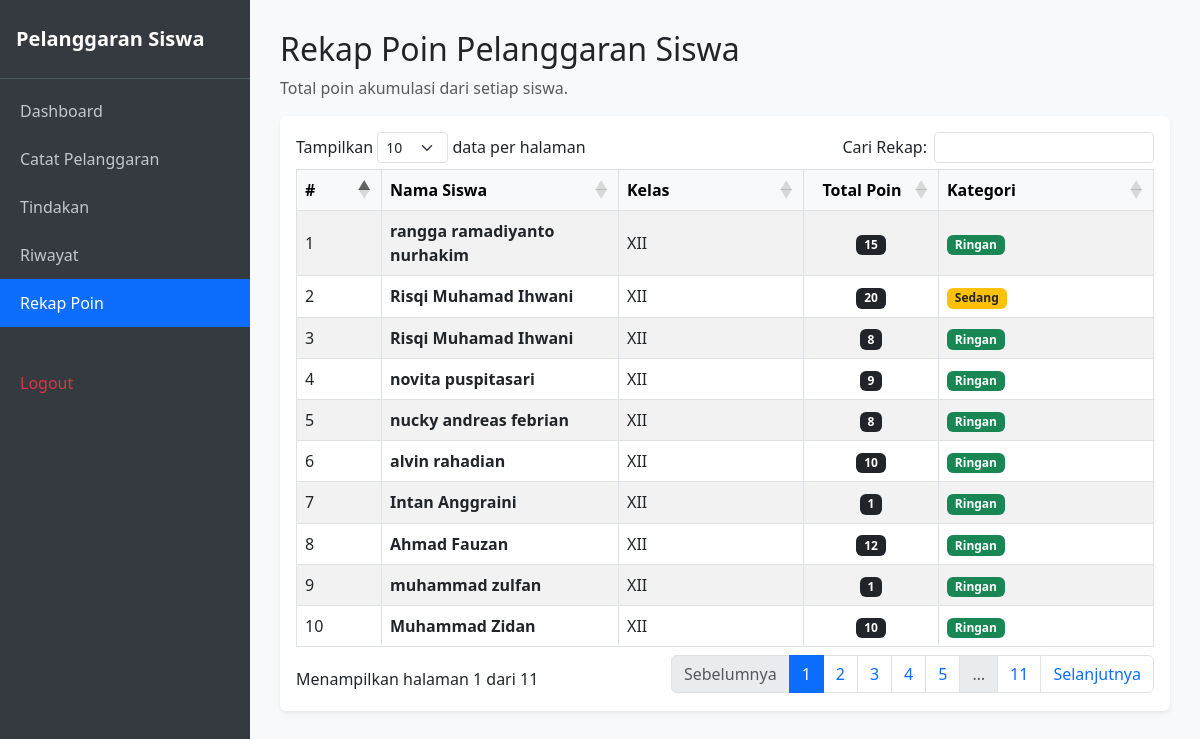
Page /rekap_poin.php (signed in) on the committed database.
### tables this page shows
CREATE TABLE `t_pelanggaran` (
  `id` int(11) NOT NULL,
  `pelanggaran_kategori_id` int(11) DEFAULT NULL,
  `kode` varchar(30) DEFAULT NULL,
  `nama` varchar(150) DEFAULT NULL,
  `poin` int(11) NOT NULL,
  `deskripsi` text NOT NULL,
  `status_aktif` tinyint(1) NOT NULL,
  `created_at` timestamp NOT NULL DEFAULT current_timestamp(),
  `updated_at` timestamp NOT NULL DEFAULT current_timestamp(),
  `id_t_siswa` int(11) NOT NULL,
  `pelanggaran` varchar(255) NOT NULL,
  `tanggal` date DEFAULT NULL,
  `status_tindakan` varchar(100) NOT NULL DEFAULT 'Perlu Tindakan'
);

CREATE TABLE `t_siswa` (
  `id` int(11) NOT NULL,
  `nis` varchar(30) DEFAULT NULL,
  `nisn` varchar(20) NOT NULL,
  `nama` varchar(150) DEFAULT NULL,
  `jenis_kelamin` char(1) NOT NULL,
  `tanggal_lahir` date NOT NULL,
  `alamat` text NOT NULL,
  `status_aktif` tinyint(1) NOT NULL,
  `created_at` timestamp NOT NULL DEFAULT current_timestamp(),
  `updated_at` timestamp NOT NULL DEFAULT current_timestamp()
);

### rekap_poin.php (the view, shortened to what this page needs)
<?php
include 'config/koneksi.php';
$data_siswa = [];
$q_all_siswa = mysqli_query($koneksi, "SELECT * FROM t_siswa ORDER BY id DESC");
if ($q_all_siswa) {
    while ($s = mysqli_fetch_assoc($q_all_siswa)) {
        $data_siswa[] = $s;
    }
}
?>
<!DOCTYPE html>
<html lang="id">
<head>
    <link href="https://cdn.jsdelivr.net/npm/bootstrap@5.3.0/dist/css/bootstrap.min.css" rel="stylesheet">
    <link rel="stylesheet" href="https://cdn.datatables.net/1.13.6/css/dataTables.bootstrap5.min.css">
</head>
<body>
    <div class="sidebar">
        <div class="brand">Pelanggaran Siswa</div>
        <div class="nav flex-column mt-2">
            <a href="dashboard_guru.php">Dashboard</a>
            <a href="catat_pelanggaran.php">Catat Pelanggaran</a>
            <a href="tindakan.php">Tindakan</a>
            <a href="riwayat.php">Riwayat</a>
            <a href="rekap_poin.php" class="active">Rekap Poin</a>
            <a href="logout.php" class="text-danger">Logout</a>
        </div>
    </div>
    <div class="content">
        <h2>Rekap Poin Pelanggaran Siswa</h2>
        <p class="text-muted">Total poin akumulasi dari setiap siswa.</p>
        <div class="card p-3 shadow-sm border-0">
            <div class="table-responsive">
                <table id="tabelRekapPoin" class="table table-bordered table-striped align-middle mb-0" style="width:100%">
                    <thead class="table-light">
                        <tr>
                            <th style="width: 50px;">#</th>
                            <th>Nama Siswa</th>
                            <th style="width: 150px;">Kelas</th>
                            <th style="width: 100px;" class="text-center">Total Poin</th>
                            <th style="width: 180px;">Kategori</th>
                        </tr>
                    </thead>
                    <tbody>
                        <?php
                        $query = "SELECT * FROM t_pelanggaran ORDER BY id DESC";
                        $result = mysqli_query($koneksi, $query);
                        if ($result && mysqli_num_rows($result) > 0) {
                            $index = 0;
                            while ($row = mysqli_fetch_assoc($result)) {
                                $id_s = $row['id_t_siswa'] ?? $row['id_siswa'] ?? $row['siswa_id'] ?? $row['nis'] ?? 0;
                                $nama_siswa = "";
                                $kelas_siswa = "";
                                if (!empty($id_s)) {
                                    $q_siswa = mysqli_query($koneksi, "SELECT * FROM t_siswa WHERE id = '$id_s' OR nis = '$id_s'");
                                    if ($q_siswa && $d_siswa = mysqli_fetch_assoc($q_siswa)) {
                                        $nama_siswa = $d_siswa['nama'] ?? $d_siswa['nama_siswa'] ?? $d_siswa['nama_lengkap'] ?? '';
                                        $kelas_siswa = $d_siswa['kelas'] ?? $d_siswa['nama_kelas'] ?? $d_siswa['rombel'] ?? '';
                                    }
                                }
                                if (empty($nama_siswa)) {
                                    if (isset($data_siswa[$index])) {
                                        $s_item = $data_siswa[$index];
                                        $nama_siswa = $s_item['nama'] ?? $s_item['nama_siswa'] ?? $s_item['nama_lengkap'] ?? 'Siswa Tidak Ditemukan';
                                        if (empty($kelas_siswa)) {
                                            $kelas_siswa = $s_item['kelas'] ?? $s_item['nama_kelas'] ?? '';
                                        }
                                    } else {
                                        $nama_siswa = 'Siswa Tidak Ditemukan';
                                    }
                                }
                                if (empty($kelas_siswa) || $kelas_siswa == '-') {
                                    $kelas_siswa = 'XII';
                                }
                                $poin = intval($row['poin'] ?? $row['jml_poin'] ?? 0);
                                $badge_kategori = 'bg-success';
                                $teks_kategori = 'Ringan';
                                if ($poin >= 50) {
                                    $badge_kategori = 'bg-danger';
                                    $teks_kategori = 'Berat';
                                } elseif ($poin >= 20) {
                                    $badge_kategori = 'bg-warning text-dark';
                                    $teks_kategori = 'Sedang';
                                }
                                ?>
                                <tr>
                                    <td><?php echo $index + 1; ?></td>
                                    <td><b><?php echo htmlspecialchars($nama_siswa); ?></b></td>
                                    <td><?php echo htmlspecialchars($kelas_siswa); ?></td>
                                    <td class="text-center"><span class="badge bg-dark"><?php echo $poin; ?></span></td>
                                    <td><span class="badge <?php echo $badge_kategori; ?>"><?php echo $teks_kategori; ?></span></td>
                                </tr>
                                <?php
                                $index++;
                            }
                        } else {
                            echo "<tr><td colspan='5' class='text-center text-muted py-3'>Belum ada rekap poin tersedia.</td></tr>";
                        }
                        ?>
                    </tbody>
                </table>
            </div>
        </div>
    </div>
</body>
</html>

### rekap_poin.php (style rules this page uses)
body { min-height: 100vh; background-color: #f8f9fa; }
.sidebar { width: 250px; min-height: 100vh; background-color: #343a40; color: #fff; position: fixed; z-index: 100; }
.sidebar .brand { padding: 1.5rem 1rem; font-size: 1.25rem; font-weight: bold; border-bottom: 1px solid #4f5962; }
.sidebar a { color: #c2c7d0; text-decoration: none; padding: 12px 20px; display: block; }
.sidebar a:hover, .sidebar a.active { background-color: #0d6efd; color: #fff; }
.content { margin-left: 250px; padding: 30px; }

### rows in the picture
t_pelanggaran: id_t_siswa.nama "rangga ramadiyanto nurhakim", kelas_siswa "XII", poin "15", teks_kategori "Ringan"
t_pelanggaran: id_t_siswa.nama "Risqi Muhamad Ihwani", kelas_siswa "XII", poin "20", poin "Sedang"
t_pelanggaran: id_t_siswa.nama "Risqi Muhamad Ihwani", kelas_siswa "XII", poin "8", teks_kategori "Ringan"
t_pelanggaran: id_t_siswa.nama "novita puspitasari", kelas_siswa "XII", poin "9", teks_kategori "Ringan"
t_pelanggaran: id_t_siswa.nama "nucky andreas febrian", kelas_siswa "XII", poin "8", teks_kategori "Ringan"
t_pelanggaran: id_t_siswa.nama "alvin rahadian", kelas_siswa "XII", poin "10", teks_kategori "Ringan"
t_pelanggaran: id_t_siswa.nama "Intan Anggraini", kelas_siswa "XII", poin "1", teks_kategori "Ringan"
t_pelanggaran: id_t_siswa.nama "Ahmad Fauzan", kelas_siswa "XII", poin "12", teks_kategori "Ringan"
t_pelanggaran: kelas_siswa "XII", poin "1", teks_kategori "Ringan"
t_siswa: nama "muhammad zulfan"
t_pelanggaran: kelas_siswa "XII", poin "10", teks_kategori "Ringan"
t_siswa: nama "Muhammad Zidan"
